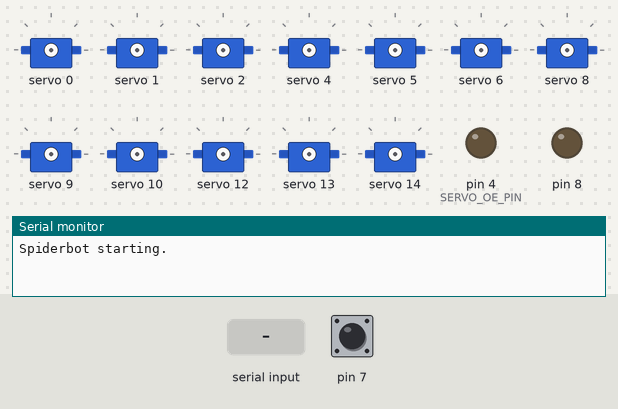
Bench run of a program on a simulated Arduino Micro, built with avr-gcc and run on an emulated ATmega32U4. On the bench: 12 × servo, output pins drawn as LEDs (lit = HIGH), the last lines printed to the serial monitor. The test bench sets the inputs (shaded band); at power-on: pin 7 HIGH.

Above: at 1.2 s.
1.3 s: pin 7 pulled LOW for 0.15 s
At 2.2 s:
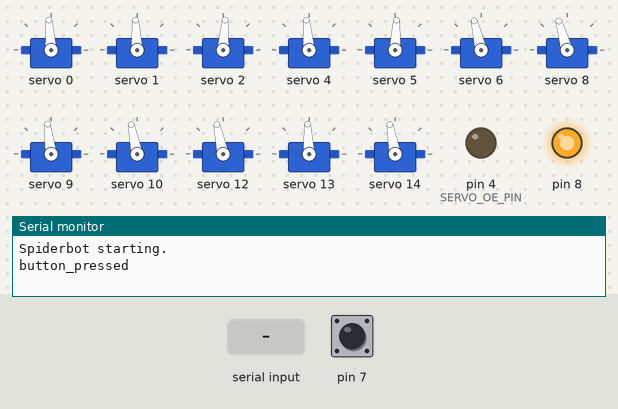
2.9 s: "c" received over Serial
At 3.5 s:
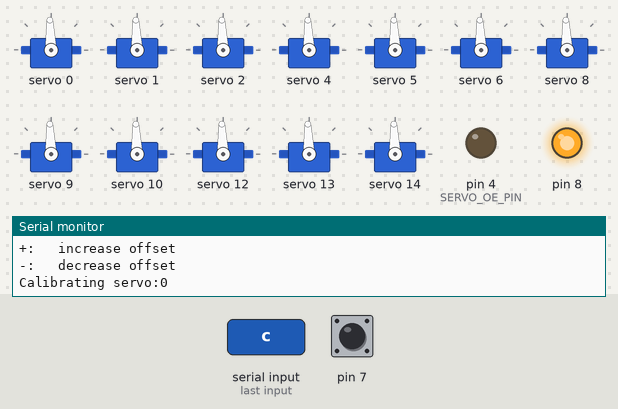
4.4 s: "x" received over Serial
5.9 s: pin 7 pulled LOW for 1 s
At 6.4 s:
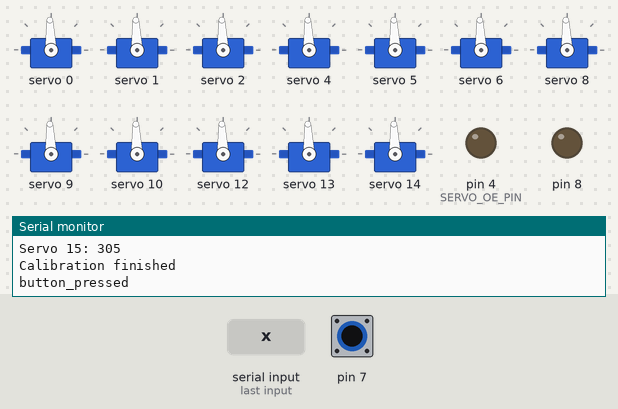
8.4 s: pin 7 pulled LOW for 3.2 s
At 9.5 s:
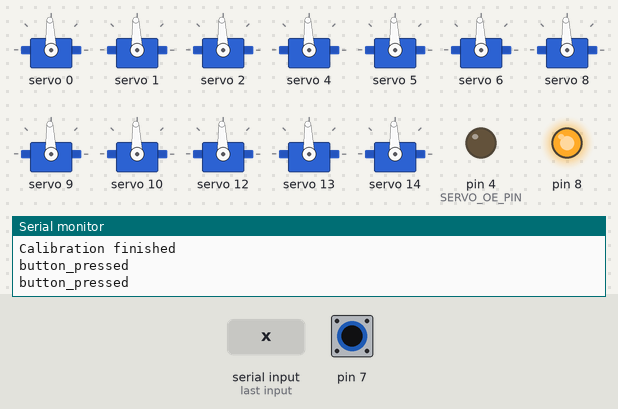
Timing chart, 0 to 11.4 s (numbered marks = the images above; inputs shaded):
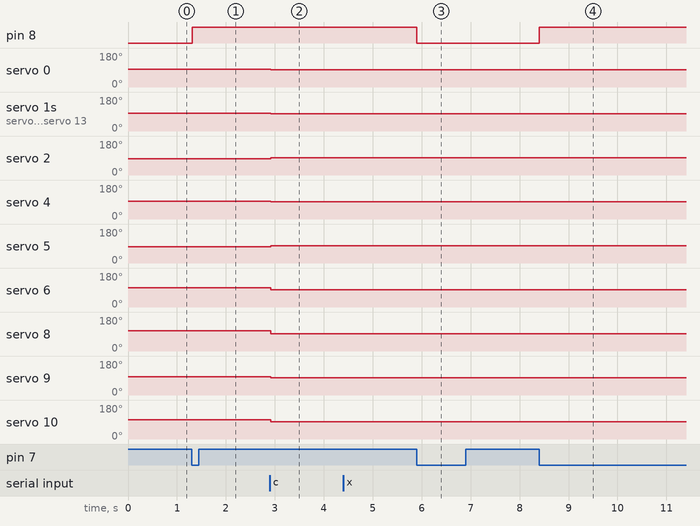

The program:

main.cpp
```cpp
#include <Arduino.h>
#include <stdarg.h>
#include <PID_v1.h>
#include "Servo_Control/Servo_Control.h"
#include "Calibration/Calibration.h"
#include "MemoryFree.h"

Servo_Control servo = Servo_Control();
Servo_Calibration calibration;

bool running = false;
bool servos_initialized = false;
bool servos_started = false;
unsigned long button_debounce = millis();
unsigned long button_last = millis();

void button_pressed()
{
  button_debounce = millis();

  if (button_debounce - button_last > 1000)
  {
    Serial.println("button_pressed");
    running = !running;
    button_last = millis();
  }
}

void handle_running_change()
{
  if (running)
  {
    if (!servos_initialized)
    {
      servo.init();
      servos_initialized = true;
    }

    if (!servos_started)
    {
      servo.start();
      servos_started = true;

      //TODO: remove that after testing
      // servo.setServoTargetPos(0 + 0, 400);
      // servo.setServoTargetPos(0 + 4, 400);
      // servo.setServoTargetPos(0 + 8, 400);
      // servo.setServoTargetPos(0 + 12, 400);
      // servo.setServoTargetPos(1 + 0, 400);
      // servo.setServoTargetPos(1 + 4, 400);
      // servo.setServoTargetPos(1 + 8, 400);
      // servo.setServoTargetPos(1 + 12, 400);
      // servo.setServoTargetPos(2 + 0, 400);
      // servo.setServoTargetPos(2 + 4, 400);
      // servo.setServoTargetPos(2 + 8, 400);
      // servo.setServoTargetPos(2 + 12, 400);
    }
  }
  else
  {
    servos_started = false;
    servo.stop();
  }
}

void nextMove()
{
  // servo.setServoTargetPos(0 + 0, 200);
  // servo.setServoTargetPos(0 + 4, 200);
  // servo.setServoTargetPos(0 + 8, 200);
  // servo.setServoTargetPos(0 + 12, 200);
  // servo.setServoTargetPos(1 + 0, 200);
  // servo.setServoTargetPos(1 + 4, 200);
  // servo.setServoTargetPos(1 + 8, 200);
  // servo.setServoTargetPos(1 + 12, 200);
  // servo.setServoTargetPos(2 + 0, 200);
  // servo.setServoTargetPos(2 + 4, 200);
  // servo.setServoTargetPos(2 + 8, 200);
  // servo.setServoTargetPos(2 + 12, 200);
}

void setup()
{
  Serial.begin(9600);
  Serial.println("Spiderbot starting.");

  pinMode(PIND7, INPUT_PULLUP);
  attachInterrupt(digitalPinToInterrupt(PIND7), button_pressed, FALLING);
}

void loop()
{
  handle_running_change();

  if (running)
  {
    if (servo.moveToTargets())
    {
      nextMove();
    }

    calibration.TryCalibrate(&servo);
  }
}
```

Calibration.h
```cpp
#ifndef _Calibration_H
#define _Calibration_H

#include <Arduino.h>
#include "Servo_Control/Servo_Control.h"

#define SERVO_CENTER 305

class Servo_Calibration
{
  public:
    void TryCalibrate(Servo_Control *servo_control);

  private:
    void RunCalibration(Servo_Control *servo_control);
    void InitServos(Servo_Control *servo_control);

    const int servoCount = 16;
    int servoPositions[16];
};

void Servo_Calibration::InitServos(Servo_Control *servo_control)
{
    for (int i = 0; i < 16; i++)
    {
        servoPositions[i] = SERVO_CENTER;
    }

    for (int i = 0; i < 16; i++)
    {
        servo_control->setServoPos(i, SERVO_CENTER);
    }
}

void Servo_Calibration::TryCalibrate(Servo_Control *servo_control)
{
    if (Serial.available() > 0)
    {
        char input = Serial.read();
        if (input == 'c')
        {
            Serial.println("Starting calibration");
            Serial.println("x:\t Exit");
            Serial.println("n:\t Next Servo");
            Serial.println("+:\t increase offset");
            Serial.println("-:\t decrease offset");
            InitServos(servo_control);
            RunCalibration(servo_control);
        }
    }
}

void Servo_Calibration::RunCalibration(Servo_Control *servo_control)
{
    bool done = false;
    short servoIndex = 0;
    Serial.print("Calibrating servo:");
    Serial.println(servoIndex);

    while (!done)
    {
        if (Serial.available() > 0)
        {
            char input = Serial.read();
            switch (input)
            {
            case 'x':
                done = true;
                break;
            case '+':
            case '=':
                servoPositions[servoIndex]++;
                Serial.print("Calibrating servo:");
                Serial.println(servoIndex);

                break;
            case '-':
                servoPositions[servoIndex]--;
                Serial.print("Calibrating servo:");
                Serial.println(servoIndex);
                break;
            case 'n':
                if (servoIndex < 15)
                {
                    servoIndex++;
                    Serial.print("Calibrating servo:");
                    Serial.println(servoIndex);
                }
                break;
            case 'p':
                if (servoIndex > 0)
                {
                    servoIndex--;
                    Serial.print("Calibrating servo:");
                    Serial.println(servoIndex);
                }
                break;
            default:
                Serial.print("invalid input");
            }

            servo_control->setServoPos(servoIndex, servoPositions[servoIndex]);
        }
    }

    Serial.println("Servo Offsets\n");
    for (int i = 0; i < 16; i++)
    {
        Serial.print("Servo ");
        Serial.print(i);
        Serial.print(": ");
        Serial.println(servoPositions[i]);
    }

    Serial.println("Calibration finished");
}
#endif
```

Servo_Control.cpp
```cpp
#include <stdarg.h>
#include "Servo_Control.h"

//  #define SERVOMIN 205    //150 // this is the 'minimum' pulse length count (out of 4096)
//  #define SERVOMAX 560    //600 // this is the 'maximum' pulse length count (out of 4096)
//  #define SERVOCENTER 382 //375 //((SERVOMAX - SERVOMIN) / 2) + SERVOMIN
//  #define SERVOFREQ 60    //

//Base servo config: TowerPro MG90s
#define MOVEMENT_REDUCTION 30
#define SERVO_MIN 170 + MOVEMENT_REDUCTION //150 // this is the 'minimum' pulse length count (out of 4096)
#define SERVO_MAX 440 - MOVEMENT_REDUCTION //600 // this is the 'maximum' pulse length count (out of 4096)
#define SERVO_CENTER 305                   //375 //((SERVOMAX - SERVOMIN) / 2) + SERVOMIN
#define SERVO_FREQ 50
#define SERVO_DEGREES 165
#define MAX_ITEMS 16

//These indexes map to pins on the
//outer, mid, inner, not used
//fill this array up with the values resulting from the calibration
int servo_centers[] = {
    311, 308, 293, 0, //leg 1, front right
    313, 296, 328, 0, //leg 2, front left
    335, 317, 325, 0, //leg 3, rear left
    327, 309, 322, 0  //leg 4, rear right
};

double current_positions[16];
int target_positions[16];

//Movement tracking
#define MICROS_PER_SECOND 1000000
#define MAX_PULSE_DELTA 5
#define DEGREES_PER_PULSE 0.61111111
#define DEGREES_PER_MICRO_LIMIT 0.000032
//#define DEGREES_PER_MICRO_LIMIT 0.000564
#define LEG_1 0

#define ENABLE_RELAY_PIN PIN_A8
#define SERVO_OE_PIN PIND4


long elapsedMicros = 0;
long lastMicros = -1;

double leg1Pos = SERVO_CENTER;
bool leg1Moving = false;
bool leg1Forward = true;

Servo_Control::Servo_Control()
{
  for (int i = 0; i < MAX_ITEMS; i++)
  {
    target_positions[i] = current_positions[i] = servo_centers[i];
  }
}

void Servo_Control::init(void)
{
  //initialze and center all servos
  _pwm = Adafruit_PWMServoDriver();
  _pwm.begin();
  _pwm.setPWMFreq(SERVO_FREQ);

  for (size_t i = 0; i < 16; i++)
  {
    _pwm.setPWM(i, 0, servo_centers[i]);
  }

  //enable power to the servo board by engaging the relay
  pinMode(ENABLE_RELAY_PIN, OUTPUT);

  // wired to the OE of the servo board
  //TODO: should this go to ground directly??
  pinMode(SERVO_OE_PIN, OUTPUT);
  digitalWrite(SERVO_OE_PIN, LOW);
}

void Servo_Control::stop(void)
{
  digitalWrite(ENABLE_RELAY_PIN, LOW);
}

void Servo_Control::start(void)
{
  digitalWrite(ENABLE_RELAY_PIN, HIGH);
}

bool Servo_Control::moveToTargets()
{
  unsigned long currentMicros = micros();
  elapsedMicros = currentMicros - lastMicros;
  int mod = 1;
  bool moveComplete = true;

  for (int i = 0; i < MAX_ITEMS; i++)
  {
    if (current_positions[i] != target_positions[i])
    {
      moveComplete = false;
      // Serial.print(elapsedMicros);
      // Serial.print("\t");
      // Serial.print(i);
      // Serial.print("\t");
      // Serial.println(current_positions[i]);

      double deltaPulses = 0;
      if (current_positions[i] < target_positions[i])
      {
        deltaPulses = target_positions[i] - current_positions[i];
        mod = 1;
      }
      else if (current_positions[i] > target_positions[i])
      {
        deltaPulses = current_positions[i] - target_positions[i];
        mod = -1;
      }

      double degreesToMove = DEGREES_PER_PULSE * deltaPulses;
      double maxDegreestoMove = DEGREES_PER_MICRO_LIMIT * elapsedMicros;

      if (degreesToMove > maxDegreestoMove)
      {
        degreesToMove = maxDegreestoMove;
      }

      current_positions[i] += degreesToMove * mod;
      setServoPos(i, current_positions[i]);
    }
  }

  lastMicros = currentMicros;
  return moveComplete;
}

//This should not really be used for servos
void Servo_Control::setPWM(uint8_t num, uint16_t on, uint16_t off)
{
  _pwm.setPWM(num, on, off);
}

void Servo_Control::setServoPos(uint8_t num, uint16_t pos)
{
  _pwm.setPWM(num, 0, pos);
}

void Servo_Control::setServoTargetPos(uint8_t num, uint16_t pos)
{
  if (num >= 0 && num < MAX_ITEMS && pos >= SERVO_MIN && pos <= SERVO_MAX)
  {
    target_positions[num] = pos;
  }
}
```

Servo_Control.h
```cpp
#ifndef _ServoControl_H
#define _ServoControl_H

#include <Adafruit_PWMServoDriver.h>

class Servo_Control
{
public:
  Servo_Control();
  void init(void);
  void start(void);
  void stop(void);
  void setPWM(uint8_t num, uint16_t on, uint16_t off);
  void setServoPos(uint8_t num, uint16_t pos);
  void setServoTargetPos(uint8_t num, uint16_t pos);
  bool moveToTargets();

private:
  Adafruit_PWMServoDriver _pwm;

  // called this way, it uses the default address 0x40
  // you can also call it with a different address you want
  //Adafruit_PWMServoDriver pwm = Adafruit_PWMServoDriver(0x41);
  // you can also call it with a different address and I2C interface
  //Adafruit_PWMServoDriver pwm = Adafruit_PWMServoDriver(&Wire, 0x40);
};

#endif
```

test.cpp
```cpp
// #include <Arduino.h>
// #include <stdarg.h>

// #define MICROS_PER_SECOND 1000000

// int16_t ax, ay, az;
// int16_t gx, gy, gz;

// short degreesOfTravel = 165;
// short degreesPerSecondMax = 600;
// short degreesPerSecondLimit = 22;
// short elapsedTimeMicros = 0;
// short lastTime = -1;

// unsigned long last = micros();
// unsigned long cur = last;

// void setup()
// {
//   Serial.begin(9600);
//   Serial.println("\nTest begins\n");

// }

// void loop()
// {
//   cur = micros();
//   Serial.println(cur - last);
//   delay(1000);
//   last = cur;
// }

// void p(char *fmt, ...)
// {
//   char buf[128]; // resulting string limited to 128 chars
//   va_list args;
//   va_start(args, fmt);
//   vsnprintf(buf, 128, fmt, args);
//   va_end(args);
//   Serial.print(buf);
// }
```

Measured:
- after the input at 1.3 s, pin 8: LOW → HIGH at once
- after the input at 2.9 s, servo 0: 94° → 92° at once; servo 1, servo 13: 93° → 92° at once; servo 2: 86° → 92° at once; servo 4: 95° → 92° at once; servo 5: 87° → 92° at once
- after the input at 5.9 s, pin 8: HIGH → LOW at once
- after the input at 8.4 s, pin 8: LOW → HIGH at once
